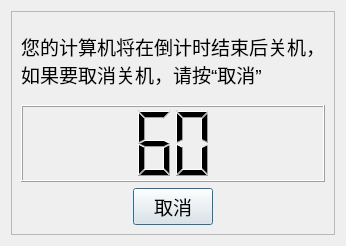
<?xml version="1.0" encoding="UTF-8"?>
<ui version="4.0">
 <class>Dialog</class>
 <widget class="QDialog" name="Dialog">
  <property name="geometry">
   <rect>
    <x>0</x>
    <y>0</y>
    <width>342</width>
    <height>246</height>
   </rect>
  </property>
  <property name="windowTitle">
   <string>Dialog</string>
  </property>
  <layout class="QVBoxLayout" name="verticalLayout">
   <item>
    <widget class="QFrame" name="frame">
     <property name="frameShape">
      <enum>QFrame::Shape::StyledPanel</enum>
     </property>
     <property name="frameShadow">
      <enum>QFrame::Shadow::Raised</enum>
     </property>
     <layout class="QVBoxLayout" name="verticalLayout_2">
      <item>
       <widget class="QLabel" name="label">
        <property name="font">
         <font>
          <pointsize>14</pointsize>
         </font>
        </property>
        <property name="text">
         <string>您的计算机将在倒计时结束后关机，
如果要取消关机，请按“取消”</string>
        </property>
       </widget>
      </item>
      <item>
       <widget class="QLCDNumber" name="lcdNumber">
        <property name="autoFillBackground">
         <bool>true</bool>
        </property>
        <property name="digitCount">
         <number>2</number>
        </property>
        <property name="segmentStyle">
         <enum>QLCDNumber::SegmentStyle::Filled</enum>
        </property>
        <property name="value" stdset="0">
         <double>60.000000000000000</double>
        </property>
       </widget>
      </item>
      <item>
       <layout class="QHBoxLayout" name="horizontalLayout">
        <item>
         <spacer name="horizontalSpacer">
          <property name="orientation">
           <enum>Qt::Orientation::Horizontal</enum>
          </property>
          <property name="sizeHint" stdset="0">
           <size>
            <width>40</width>
            <height>20</height>
           </size>
          </property>
         </spacer>
        </item>
        <item>
         <widget class="QPushButton" name="pushButton">
          <property name="font">
           <font>
            <pointsize>14</pointsize>
           </font>
          </property>
          <property name="text">
           <string>取消</string>
          </property>
         </widget>
        </item>
        <item>
         <spacer name="horizontalSpacer_2">
          <property name="orientation">
           <enum>Qt::Orientation::Horizontal</enum>
          </property>
          <property name="sizeHint" stdset="0">
           <size>
            <width>40</width>
            <height>20</height>
           </size>
          </property>
         </spacer>
        </item>
       </layout>
      </item>
     </layout>
    </widget>
   </item>
  </layout>
 </widget>
 <resources/>
 <connections/>
</ui>
